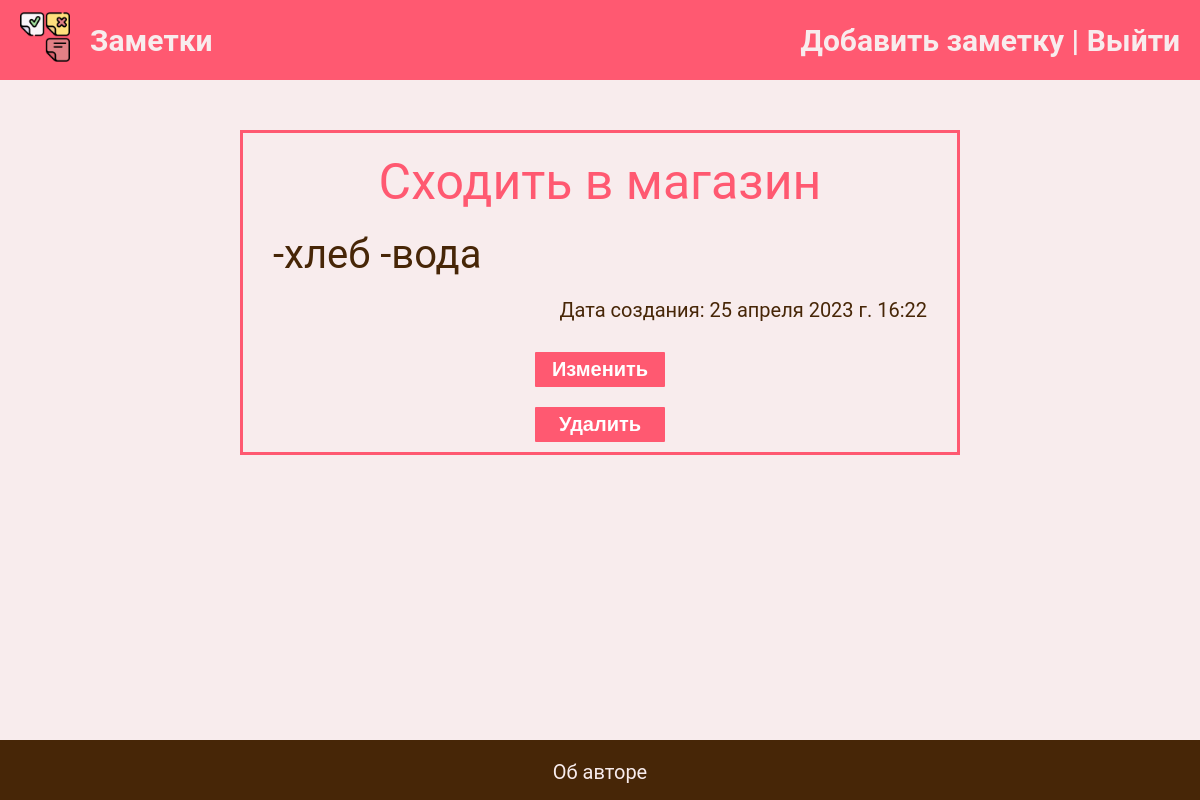
Screenshot of /4/ (signed in) with the database file from the repository.
### my_todo/models.py (models this page shows, shortened)
class ToDo(models.Model):
    author = models.ForeignKey(
        User, on_delete=models.CASCADE, related_name='Имя')
    title = models.CharField(max_length=200)
    content = models.TextField(blank=True)
    date_created = models.DateTimeField(auto_now_add=True)
    date_completed = models.DateTimeField(auto_now=True)
    class Meta:
        verbose_name = 'Заметка'
        verbose_name_plural = 'Заметки'
        ordering = ['-date_created']

### my_todo/views.py (the view)
# urls.py: path('<int:pk>/', views.ToDoDetail.as_view(), name='detail_todo'),
class ToDoDetail(LoginRequiredMixin, DetailView):
    model = ToDo
    context_object_name = 'todo'
    template_name = 'my_todo/detail_todo.html'

### my_todo/templates/my_todo/detail_todo.html (shortened to what this page needs)
{% extends 'my_todo/base.html' %}
{% load static %}
{% block css %}
    <link rel="stylesheet" href="{% static 'new_detail_style.css' %}">
{% endblock css %}
{% block content %}
    {% if edit %}
        <form method="post" action="{% url 'update_todo' todo.pk %}" class="decor">
            {% csrf_token %}
            <div class="form-inner">
                <h3>Редактирование заметки</h3>
                <input type="text" name="title" required id="id_title" value={{ todo.title }}>
                <textarea name="content" id="id_content" rows="3">{{todo.content}}</textarea>
                <input type="submit" value="Сохранить">
            </div>
        </form>
    {% else %}
        <div class="todo_detail">
            <div class="todo_title">{{ todo.title }}</div>
            <div class="todo_content">{{ todo.content }}</div>
            <div class="todo_time">Дата создания: {{ todo.date_created }}</div>
            <div class="todo_buttons">
                <button class="button_todo" type="submit">
                    <a class="button_link_todo" href="{% url 'update_todo' todo.pk %}">Изменить</a>
                </button>
            </div>
            <div class="todo_buttons">
                <form method="post" action="{% url 'delete_todo' todo.pk %}">
                    <button type="submit" class="button_todo">Удалить</button>
                </form>
            </div>
        </div>
    {% endif %}
{% endblock content %}

### my_todo/static/style.css (style rules this page uses)
body { margin: 0; padding: 0; background-color: #f8eced; font-family: Roboto; height: 100%; }
.todo_detail { position: relative; max-width: 60%; margin: 50px auto 0; border: 3px solid #ff5971; }
.todo_title { text-align: center; padding-top: 20px; padding-bottom: 20px; color: #ff5971; font-size: 50px; }
.todo_content { padding-left: 30px; padding-right: 30px; padding-bottom: 20px; font-size: 40px; color: #472607; }
.todo_time { padding-right: 30px; padding-bottom: 20px; font-size: 20px; color: #472607; text-align: right; }
.button_todo { width: 130px; margin: 10px auto 10px auto; border: 5px solid #ff5971; border-radius: 1px; font-weight: 900; text-align: center; background-color: #ff5971; color: white; font-size: 20px; -webkit-transition-duration: 0.4s; transition-duration: 0.4s; }
.button_link_todo { text-decoration: none; color: white; font-size: 20px; }
.todo_buttons { margin: 0 auto; display: flex; justify-content: center; }

### my_todo/static/new_detail_style.css (style rules this page uses)
* { box-sizing: border-box; }

### rows the page displays
ToDo: title "Сходить в магазин", content "-хлеб -вода", date_created "25 апреля 2023 г. 16:22"
